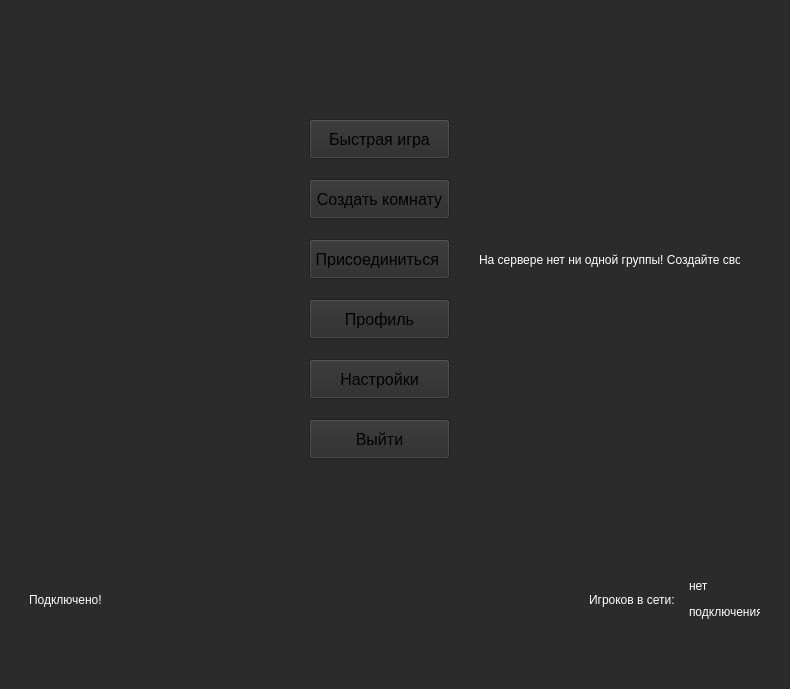
<?xml version="1.0" encoding="UTF-8"?>
<ui version="4.0">
 <class>MainWindow</class>
 <widget class="QMainWindow" name="MainWindow">
  <property name="geometry">
   <rect>
    <x>0</x>
    <y>0</y>
    <width>790</width>
    <height>689</height>
   </rect>
  </property>
  <property name="windowTitle">
   <string>MainWindow</string>
  </property>
  <property name="styleSheet">
   <string notr="true">background-color:rgb(43, 43, 43);</string>
  </property>
  <widget class="QWidget" name="centralwidget">
   <layout class="QGridLayout" name="gridLayout">
    <item row="0" column="0">
     <widget class="QStackedWidget" name="stackedWidget">
      <property name="minimumSize">
       <size>
        <width>0</width>
        <height>629</height>
       </size>
      </property>
      <property name="styleSheet">
       <string notr="true"/>
      </property>
      <property name="currentIndex">
       <number>0</number>
      </property>
      <widget class="QWidget" name="page">
       <widget class="QPushButton" name="bt_create_group">
        <property name="geometry">
         <rect>
          <x>300</x>
          <y>170</y>
          <width>141</width>
          <height>40</height>
         </rect>
        </property>
        <property name="maximumSize">
         <size>
          <width>150</width>
          <height>40</height>
         </size>
        </property>
        <property name="font">
         <font>
          <pointsize>12</pointsize>
          <weight>50</weight>
          <italic>false</italic>
          <bold>false</bold>
         </font>
        </property>
        <property name="styleSheet">
         <string notr="true">QPushButton{

background-color:qlineargradient(spread:pad, x1:0.494, y1:0.846136, x2:0.494382, y2:1, stop:0 rgba(69, 69, 69, 255), stop:1 rgba(149, 149, 149, 255));
color:white;
font: &quot;Arial&quot;;
border-radius: 2px;
}
QPushButton::pressed{

background-color:qlineargradient(spread:pad, x1:0.426, y1:0.800682, x2:0.427, y2:1, stop:0 rgba(37, 37, 37, 255), stop:1 rgba(87, 87, 87, 255));
color:white;
font: &quot;Arial&quot;;
border-radius: 2px;
};
</string>
        </property>
        <property name="text">
         <string>Создать комнату</string>
        </property>
       </widget>
       <widget class="QLabel" name="label">
        <property name="geometry">
         <rect>
          <x>580</x>
          <y>570</y>
          <width>91</width>
          <height>41</height>
         </rect>
        </property>
        <property name="styleSheet">
         <string notr="true">
color:white;
font: &quot;Arial&quot;;
</string>
        </property>
        <property name="text">
         <string>Игроков в сети:</string>
        </property>
       </widget>
       <widget class="QLabel" name="label_num_players">
        <property name="geometry">
         <rect>
          <x>680</x>
          <y>570</y>
          <width>71</width>
          <height>41</height>
         </rect>
        </property>
        <property name="styleSheet">
         <string notr="true">
color:white;
font: &quot;Arial&quot;;
</string>
        </property>
        <property name="text">
         <string>&lt;html&gt;&lt;head/&gt;&lt;body&gt;&lt;p&gt;нет &lt;/p&gt;&lt;p&gt;подключения&lt;/p&gt;&lt;/body&gt;&lt;/html&gt;</string>
        </property>
       </widget>
       <widget class="QPushButton" name="bt_settings">
        <property name="geometry">
         <rect>
          <x>300</x>
          <y>350</y>
          <width>141</width>
          <height>40</height>
         </rect>
        </property>
        <property name="maximumSize">
         <size>
          <width>150</width>
          <height>40</height>
         </size>
        </property>
        <property name="font">
         <font>
          <pointsize>12</pointsize>
          <weight>50</weight>
          <italic>false</italic>
          <bold>false</bold>
         </font>
        </property>
        <property name="styleSheet">
         <string notr="true">QPushButton{

background-color:qlineargradient(spread:pad, x1:0.494, y1:0.846136, x2:0.494382, y2:1, stop:0 rgba(69, 69, 69, 255), stop:1 rgba(149, 149, 149, 255));
color:white;
font: &quot;Arial&quot;;
border-radius: 2px;
}
QPushButton::pressed{

background-color:qlineargradient(spread:pad, x1:0.426, y1:0.800682, x2:0.427, y2:1, stop:0 rgba(37, 37, 37, 255), stop:1 rgba(87, 87, 87, 255));
color:white;
font: &quot;Arial&quot;;
border-radius: 2px;
};
</string>
        </property>
        <property name="text">
         <string>Настройки</string>
        </property>
       </widget>
       <widget class="QPushButton" name="bt_connect_group">
        <property name="geometry">
         <rect>
          <x>300</x>
          <y>230</y>
          <width>141</width>
          <height>40</height>
         </rect>
        </property>
        <property name="maximumSize">
         <size>
          <width>150</width>
          <height>40</height>
         </size>
        </property>
        <property name="font">
         <font>
          <pointsize>12</pointsize>
          <weight>50</weight>
          <italic>false</italic>
          <bold>false</bold>
         </font>
        </property>
        <property name="styleSheet">
         <string notr="true">QPushButton{

background-color:qlineargradient(spread:pad, x1:0.494, y1:0.846136, x2:0.494382, y2:1, stop:0 rgba(69, 69, 69, 255), stop:1 rgba(149, 149, 149, 255));
color:white;
font: &quot;Arial&quot;;
border-radius: 2px;
}
QPushButton::pressed{

background-color:qlineargradient(spread:pad, x1:0.426, y1:0.800682, x2:0.427, y2:1, stop:0 rgba(37, 37, 37, 255), stop:1 rgba(87, 87, 87, 255));
color:white;
font: &quot;Arial&quot;;
border-radius: 2px;
};
</string>
        </property>
        <property name="text">
         <string>Присоединиться </string>
        </property>
       </widget>
       <widget class="QPushButton" name="bt_exit">
        <property name="geometry">
         <rect>
          <x>300</x>
          <y>410</y>
          <width>141</width>
          <height>40</height>
         </rect>
        </property>
        <property name="maximumSize">
         <size>
          <width>150</width>
          <height>40</height>
         </size>
        </property>
        <property name="font">
         <font>
          <pointsize>12</pointsize>
          <weight>50</weight>
          <italic>false</italic>
          <bold>false</bold>
         </font>
        </property>
        <property name="styleSheet">
         <string notr="true">QPushButton{

background-color:qlineargradient(spread:pad, x1:0.494, y1:0.846136, x2:0.494382, y2:1, stop:0 rgba(69, 69, 69, 255), stop:1 rgba(149, 149, 149, 255));
color:white;
font: &quot;Arial&quot;;
border-radius: 2px;
}
QPushButton::pressed{

background-color:qlineargradient(spread:pad, x1:0.426, y1:0.800682, x2:0.427, y2:1, stop:0 rgba(37, 37, 37, 255), stop:1 rgba(87, 87, 87, 255));
color:white;
font: &quot;Arial&quot;;
border-radius: 2px;
};
</string>
        </property>
        <property name="text">
         <string>Выйти</string>
        </property>
       </widget>
       <widget class="QPushButton" name="bt_profile">
        <property name="geometry">
         <rect>
          <x>300</x>
          <y>290</y>
          <width>141</width>
          <height>40</height>
         </rect>
        </property>
        <property name="maximumSize">
         <size>
          <width>150</width>
          <height>40</height>
         </size>
        </property>
        <property name="font">
         <font>
          <pointsize>12</pointsize>
          <weight>50</weight>
          <italic>false</italic>
          <bold>false</bold>
         </font>
        </property>
        <property name="styleSheet">
         <string notr="true">QPushButton{

background-color:qlineargradient(spread:pad, x1:0.494, y1:0.846136, x2:0.494382, y2:1, stop:0 rgba(69, 69, 69, 255), stop:1 rgba(149, 149, 149, 255));
color:white;
font: &quot;Arial&quot;;
border-radius: 2px;
}
QPushButton::pressed{

background-color:qlineargradient(spread:pad, x1:0.426, y1:0.800682, x2:0.427, y2:1, stop:0 rgba(37, 37, 37, 255), stop:1 rgba(87, 87, 87, 255));
color:white;
font: &quot;Arial&quot;;
border-radius: 2px;
};
</string>
        </property>
        <property name="text">
         <string>Профиль</string>
        </property>
       </widget>
       <widget class="QPushButton" name="bt_mm">
        <property name="geometry">
         <rect>
          <x>300</x>
          <y>110</y>
          <width>141</width>
          <height>40</height>
         </rect>
        </property>
        <property name="maximumSize">
         <size>
          <width>150</width>
          <height>40</height>
         </size>
        </property>
        <property name="font">
         <font>
          <pointsize>12</pointsize>
          <weight>50</weight>
          <italic>false</italic>
          <bold>false</bold>
         </font>
        </property>
        <property name="styleSheet">
         <string notr="true">QPushButton{

background-color:qlineargradient(spread:pad, x1:0.494, y1:0.846136, x2:0.494382, y2:1, stop:0 rgba(69, 69, 69, 255), stop:1 rgba(149, 149, 149, 255));
color:white;
font: &quot;Arial&quot;;
border-radius: 2px;
}
QPushButton::pressed{

background-color:qlineargradient(spread:pad, x1:0.426, y1:0.800682, x2:0.427, y2:1, stop:0 rgba(37, 37, 37, 255), stop:1 rgba(87, 87, 87, 255));
color:white;
font: &quot;Arial&quot;;
border-radius: 2px;
};
</string>
        </property>
        <property name="text">
         <string>Быстрая игра</string>
        </property>
       </widget>
       <widget class="QLabel" name="label_5">
        <property name="geometry">
         <rect>
          <x>470</x>
          <y>243</y>
          <width>261</width>
          <height>16</height>
         </rect>
        </property>
        <property name="styleSheet">
         <string notr="true">
color:white;
font: &quot;Arial&quot;;
</string>
        </property>
        <property name="text">
         <string>На сервере нет ни одной группы! Создайте свою!</string>
        </property>
       </widget>
       <widget class="QLabel" name="label_6">
        <property name="geometry">
         <rect>
          <x>20</x>
          <y>570</y>
          <width>91</width>
          <height>41</height>
         </rect>
        </property>
        <property name="styleSheet">
         <string notr="true">
color:white;
font: &quot;Arial&quot;;
</string>
        </property>
        <property name="text">
         <string>Подключено!</string>
        </property>
       </widget>
      </widget>
      <widget class="QWidget" name="page_2">
       <widget class="QLabel" name="label_2">
        <property name="geometry">
         <rect>
          <x>0</x>
          <y>30</y>
          <width>771</width>
          <height>61</height>
         </rect>
        </property>
        <property name="font">
         <font>
          <pointsize>24</pointsize>
         </font>
        </property>
        <property name="styleSheet">
         <string notr="true">
color:white;</string>
        </property>
        <property name="text">
         <string>Ваш профиль</string>
        </property>
        <property name="alignment">
         <set>Qt::AlignCenter</set>
        </property>
       </widget>
       <widget class="QLineEdit" name="lineEditName">
        <property name="geometry">
         <rect>
          <x>10</x>
          <y>150</y>
          <width>341</width>
          <height>41</height>
         </rect>
        </property>
        <property name="font">
         <font>
          <pointsize>11</pointsize>
          <weight>50</weight>
          <italic>false</italic>
          <bold>false</bold>
         </font>
        </property>
        <property name="styleSheet">
         <string notr="true">background-color:rgb(99, 99, 99);
color:white;
font: &quot;Arial&quot;;
border-radius: 2px;</string>
        </property>
        <property name="text">
         <string>DEN_CHIK_master</string>
        </property>
       </widget>
       <widget class="QLabel" name="label_3">
        <property name="geometry">
         <rect>
          <x>10</x>
          <y>120</y>
          <width>311</width>
          <height>21</height>
         </rect>
        </property>
        <property name="font">
         <font>
          <pointsize>14</pointsize>
         </font>
        </property>
        <property name="styleSheet">
         <string notr="true">
color:white;
</string>
        </property>
        <property name="text">
         <string>Имя</string>
        </property>
       </widget>
       <widget class="QLabel" name="label_4">
        <property name="geometry">
         <rect>
          <x>10</x>
          <y>200</y>
          <width>311</width>
          <height>21</height>
         </rect>
        </property>
        <property name="font">
         <font>
          <pointsize>14</pointsize>
         </font>
        </property>
        <property name="styleSheet">
         <string notr="true">
color:white;</string>
        </property>
        <property name="text">
         <string>Пароль</string>
        </property>
       </widget>
       <widget class="QLineEdit" name="lineEditPass">
        <property name="geometry">
         <rect>
          <x>10</x>
          <y>230</y>
          <width>341</width>
          <height>41</height>
         </rect>
        </property>
        <property name="font">
         <font>
          <pointsize>11</pointsize>
          <weight>50</weight>
          <italic>false</italic>
          <bold>false</bold>
         </font>
        </property>
        <property name="styleSheet">
         <string notr="true">background-color:rgb(99, 99, 99);
color:white;
font: &quot;Arial&quot;;
border-radius: 2px;</string>
        </property>
        <property name="text">
         <string>123</string>
        </property>
       </widget>
       <widget class="QPushButton" name="pushButton">
        <property name="geometry">
         <rect>
          <x>10</x>
          <y>530</y>
          <width>151</width>
          <height>61</height>
         </rect>
        </property>
        <property name="font">
         <font>
          <pointsize>14</pointsize>
          <weight>50</weight>
          <italic>false</italic>
          <bold>false</bold>
         </font>
        </property>
        <property name="styleSheet">
         <string notr="true">QPushButton{

background-color:qlineargradient(spread:pad, x1:0.494, y1:0.846136, x2:0.494382, y2:1, stop:0 rgba(69, 69, 69, 255), stop:1 rgba(149, 149, 149, 255));
color:white;
font: &quot;Arial&quot;;
border-radius: 2px;
}
QPushButton::pressed{

background-color:qlineargradient(spread:pad, x1:0.426, y1:0.800682, x2:0.427, y2:1, stop:0 rgba(37, 37, 37, 255), stop:1 rgba(87, 87, 87, 255));
color:white;
font: &quot;Arial&quot;;
border-radius: 2px;
};
</string>
        </property>
        <property name="text">
         <string>Назад</string>
        </property>
       </widget>
       <widget class="QPushButton" name="pushButton_3">
        <property name="geometry">
         <rect>
          <x>600</x>
          <y>530</y>
          <width>151</width>
          <height>61</height>
         </rect>
        </property>
        <property name="font">
         <font>
          <pointsize>14</pointsize>
          <weight>50</weight>
          <italic>false</italic>
          <bold>false</bold>
         </font>
        </property>
        <property name="styleSheet">
         <string notr="true">QPushButton{

background-color:qlineargradient(spread:pad, x1:0.494, y1:0.846136, x2:0.494382, y2:1, stop:0 rgba(69, 69, 69, 255), stop:1 rgba(149, 149, 149, 255));
color:white;
font: &quot;Arial&quot;;
border-radius: 2px;
}
QPushButton::pressed{

background-color:qlineargradient(spread:pad, x1:0.426, y1:0.800682, x2:0.427, y2:1, stop:0 rgba(37, 37, 37, 255), stop:1 rgba(87, 87, 87, 255));
color:white;
font: &quot;Arial&quot;;
border-radius: 2px;
};
</string>
        </property>
        <property name="text">
         <string>Сохранить</string>
        </property>
       </widget>
      </widget>
      <widget class="QWidget" name="page_3">
       <widget class="QScrollArea" name="scrollArea">
        <property name="geometry">
         <rect>
          <x>90</x>
          <y>170</y>
          <width>581</width>
          <height>281</height>
         </rect>
        </property>
        <property name="styleSheet">
         <string notr="true">
background-color: rgb(31, 31, 31);

color:white;
font: &quot;Arial&quot;;
border-radius: 2px;</string>
        </property>
        <property name="widgetResizable">
         <bool>true</bool>
        </property>
        <widget class="QWidget" name="scrollAreaWidgetContents">
         <property name="geometry">
          <rect>
           <x>0</x>
           <y>0</y>
           <width>581</width>
           <height>281</height>
          </rect>
         </property>
         <layout class="QGridLayout" name="gridLayout_2"/>
        </widget>
       </widget>
       <widget class="QLabel" name="label_7">
        <property name="geometry">
         <rect>
          <x>90</x>
          <y>140</y>
          <width>221</width>
          <height>16</height>
         </rect>
        </property>
        <property name="styleSheet">
         <string notr="true">
color:white;</string>
        </property>
        <property name="text">
         <string>Название группы</string>
        </property>
       </widget>
       <widget class="QLabel" name="label_8">
        <property name="geometry">
         <rect>
          <x>300</x>
          <y>136</y>
          <width>51</width>
          <height>20</height>
         </rect>
        </property>
        <property name="styleSheet">
         <string notr="true">
color:white;</string>
        </property>
        <property name="text">
         <string>Игроков</string>
        </property>
       </widget>
       <widget class="QPushButton" name="pushButton_4">
        <property name="geometry">
         <rect>
          <x>10</x>
          <y>530</y>
          <width>151</width>
          <height>61</height>
         </rect>
        </property>
        <property name="font">
         <font>
          <pointsize>14</pointsize>
          <weight>50</weight>
          <italic>false</italic>
          <bold>false</bold>
         </font>
        </property>
        <property name="styleSheet">
         <string notr="true">QPushButton{

background-color:qlineargradient(spread:pad, x1:0.494, y1:0.846136, x2:0.494382, y2:1, stop:0 rgba(69, 69, 69, 255), stop:1 rgba(149, 149, 149, 255));
color:white;
font: &quot;Arial&quot;;
border-radius: 2px;
}
QPushButton::pressed{

background-color:qlineargradient(spread:pad, x1:0.426, y1:0.800682, x2:0.427, y2:1, stop:0 rgba(37, 37, 37, 255), stop:1 rgba(87, 87, 87, 255));
color:white;
font: &quot;Arial&quot;;
border-radius: 2px;
};
</string>
        </property>
        <property name="text">
         <string>Назад</string>
        </property>
       </widget>
       <widget class="QLabel" name="label_9">
        <property name="geometry">
         <rect>
          <x>0</x>
          <y>29</y>
          <width>771</width>
          <height>41</height>
         </rect>
        </property>
        <property name="font">
         <font>
          <pointsize>18</pointsize>
         </font>
        </property>
        <property name="styleSheet">
         <string notr="true">
color:white;</string>
        </property>
        <property name="text">
         <string>Группы игроков</string>
        </property>
        <property name="alignment">
         <set>Qt::AlignCenter</set>
        </property>
       </widget>
       <widget class="QLabel" name="label_10">
        <property name="geometry">
         <rect>
          <x>580</x>
          <y>80</y>
          <width>181</width>
          <height>20</height>
         </rect>
        </property>
        <property name="styleSheet">
         <string notr="true">
color:white;</string>
        </property>
        <property name="text">
         <string>*только свободные</string>
        </property>
       </widget>
       <widget class="QLineEdit" name="lineEdit">
        <property name="geometry">
         <rect>
          <x>90</x>
          <y>460</y>
          <width>151</width>
          <height>21</height>
         </rect>
        </property>
        <property name="styleSheet">
         <string notr="true">background-color:rgb(99, 99, 99);
color:white;
font: &quot;Arial&quot;;
border-radius: 2px;</string>
        </property>
        <property name="text">
         <string>Имя группы...</string>
        </property>
       </widget>
       <widget class="QPushButton" name="pushButton_2">
        <property name="geometry">
         <rect>
          <x>250</x>
          <y>460</y>
          <width>80</width>
          <height>21</height>
         </rect>
        </property>
        <property name="styleSheet">
         <string notr="true">QPushButton{

background-color:qlineargradient(spread:pad, x1:0.494, y1:0.846136, x2:0.494382, y2:1, stop:0 rgba(69, 69, 69, 255), stop:1 rgba(149, 149, 149, 255));
color:white;
font: &quot;Arial&quot;;
border-radius: 2px;
}
QPushButton::pressed{

background-color:qlineargradient(spread:pad, x1:0.426, y1:0.800682, x2:0.427, y2:1, stop:0 rgba(37, 37, 37, 255), stop:1 rgba(87, 87, 87, 255));
color:white;
font: &quot;Arial&quot;;
border-radius: 2px;
};
</string>
        </property>
        <property name="text">
         <string>поиск</string>
        </property>
       </widget>
       <widget class="QLabel" name="label_11">
        <property name="geometry">
         <rect>
          <x>390</x>
          <y>136</y>
          <width>81</width>
          <height>20</height>
         </rect>
        </property>
        <property name="styleSheet">
         <string notr="true">
color:white;</string>
        </property>
        <property name="text">
         <string>идентификатор</string>
        </property>
       </widget>
      </widget>
     </widget>
    </item>
   </layout>
  </widget>
  <widget class="QMenuBar" name="menubar">
   <property name="geometry">
    <rect>
     <x>0</x>
     <y>0</y>
     <width>790</width>
     <height>20</height>
    </rect>
   </property>
  </widget>
  <widget class="QStatusBar" name="statusbar"/>
 </widget>
 <resources/>
 <connections/>
</ui>
